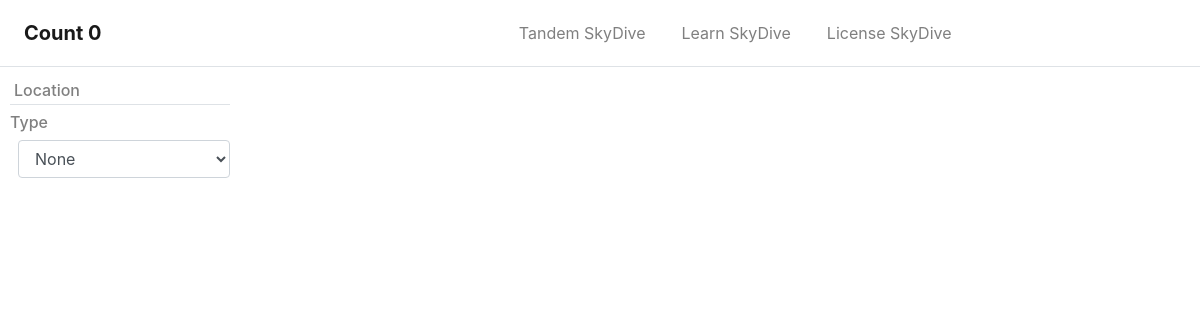
Page /skydive/search/Toronto on the earlier database version.
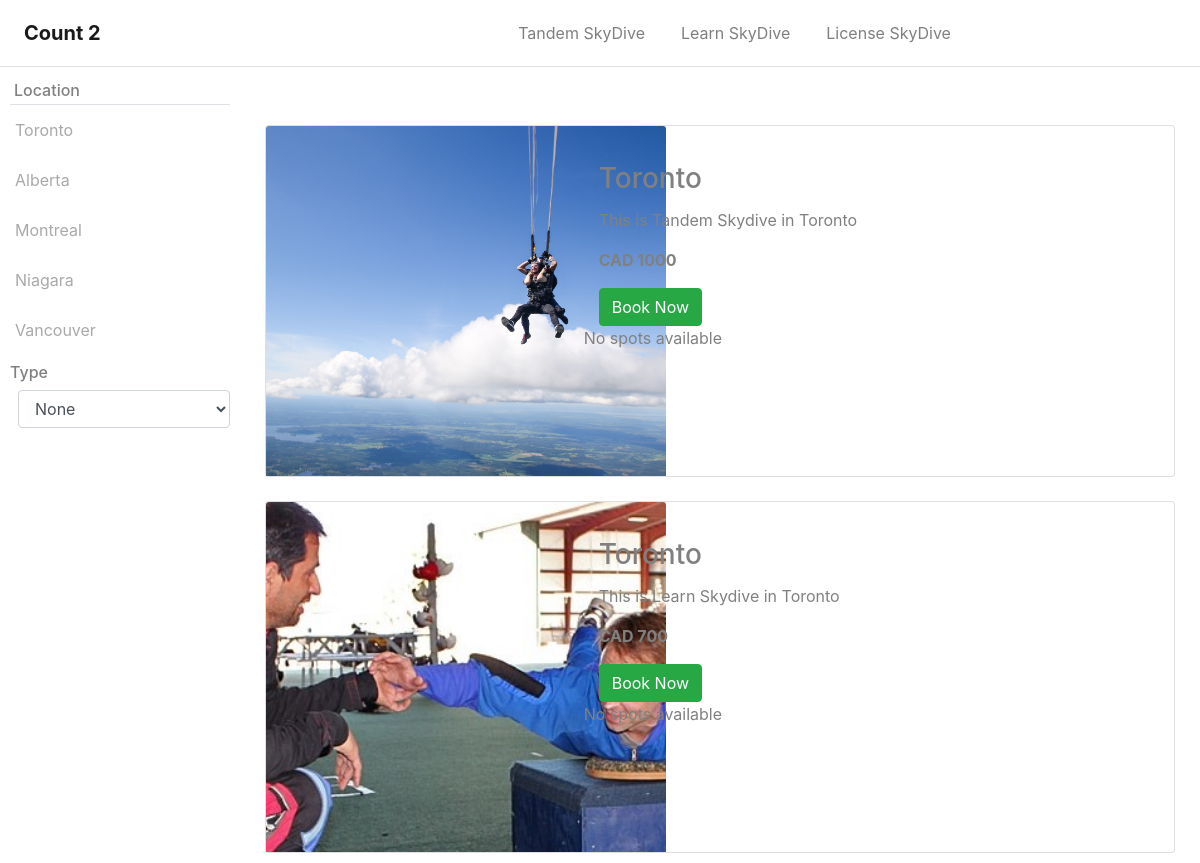
Same page on the later database version.
### skydive/models.py (models this page shows, shortened)
class Destination(models.Model):
    id = models.IntegerField(primary_key=True)
    province = models.CharField(max_length=20)
    img = models.ImageField(upload_to='pics')
    number = models.IntegerField(default=50)

class Destination_desc(models.Model):
    dest_id = models.AutoField(primary_key=True)
    province = models.CharField(max_length=20)
    price = models.IntegerField(default=2000)
    rating = models.IntegerField(default=5)
    desc = models.TextField()
    img_destin = models.ImageField(upload_to='pics')
    type_skydive = models.CharField(max_length=50, choices=SKYDIVE_TYPE)
    curr = models.CharField(max_length=10, choices=CURR_TYPE, default='cad')

### skydive/views.py (the view)
# urls.py: path('skydive/search/<str:destination>', views.search_loc, name='search_loc'),
def search_loc(request, destination):
    loc_desc_list = Destination_desc.objects.filter(province=destination)
    loc_list = Destination.objects.all()
    available_list = Reservation.objects.filter(destination__province=destination)
    return render(request, 'skydive/search.html', {'loc_desc_list': loc_desc_list, 'loc_list': loc_list,
                                                   'available_list': available_list, 'search_item': 'province'})

### skydive/templates/skydive/search.html (shortened to what this page needs)
    {% load static %}
    <!DOCTYPE html>
    <html lang="en">
    <head>
        <link rel="stylesheet" type="text/css" href="{% static 'styles/bootstrap4/bootstrap.min.css' %}">
        <link href="{% static 'plugins/font-awesome-4.7.0/css/font-awesome.min.css' %}" rel="stylesheet" type="text/css">
        <link rel="stylesheet" type="text/css" href="{% static 'plugins/OwlCarousel2-2.2.1/owl.carousel.css' %}">
        <link rel="stylesheet" type="text/css" href="{% static 'plugins/OwlCarousel2-2.2.1/owl.theme.default.css' %}">
        <link rel="stylesheet" type="text/css" href="{% static 'plugins/OwlCarousel2-2.2.1/animate.css' %}">
        <link rel="stylesheet" type="text/css" href="{% static 'styles/search.css' %}">
    </head>
    <body>
    <nav class="navbar navbar-expand-sm navbar-light bg-white border-bottom">
        <a class="navbar-brand ml-2 font-weight-bold" href="#">Count {{ loc_desc_list.count }} </a>
        <div class="collapse navbar-collapse" id="navbarColor">
            <ul class="navbar-nav">
                <li class="nav-item"><a class="nav-link" href="{% url 'skydive:type_skydive' 'tandemskydive' 1 %}">Tandem SkyDive</a> </li>
                <li class="nav-item"><a class="nav-link" href="{% url 'skydive:type_skydive' 'learnskydive' 2 %}">Learn SkyDive</a> </li>
                <li class="nav-item"><a class="nav-link" href="{% url 'skydive:type_skydive' 'licenseskydive' 3 %}">License SkyDive</a> </li>
            </ul>
        </div>
    </nav>
    <section id="sidebar">
        <div>
            <h6 class="p-1 border-bottom">Location</h6>
            {% for loc in loc_list %}
            <ul>
                <li><a href="{% url 'skydive:search_loc' loc.province %}">{{ loc.province }}</a></li>
            </ul>
            {% endfor %}
        </div>
        <div>
            <h6>Type</h6>
            <form action="{% url 'skydive:search' %}" class="ml-md-2" method="GET">
                <select name="price" class="form-control" onchange="this.form.submit()" >
                    <option value="1">None</option>
               </select>
            </form>
        </div>
    </section>
    <div id="products">
    <div class="container mt-5">
        {% for loc_desc in loc_desc_list %}
          <div class="card mt-4">
               <div class="row">
                     <div class="col-md-4">
                          <img src={{ loc_desc.img_destin.url }} class="card-img-top">
                     </div>
                     <div class="col-md-8">
                        <div class="card-body">
                            <h3 class="card-title mt-3"> {{ loc_desc.province }}</h3>
                            <p>{{ loc_desc.desc }} </p>
                            <p><b>{{ loc_desc.curr| upper }} {{ loc_desc.price }}</b></p>
                            <a href="{% url 'skydive:booking' loc_desc.dest_id %}"><button class="btn btn-success">Book Now</button></a>
                            <div class="row">
                                {% if available_list.spots_free > 0 %}
                                    <div class="cell">
                                       <p> Available</p>
                                    </div>
                                 {% else %}
                                    <div class="cell">
                                       <p> No spots available</p>
                                    </div>
                                {% endif %}
                            </div>
                        </div>
                     </div>
            </div>
        </div>
        {% endfor %}
       </div>
    </div>
    </body>
    </html>

### static/styles/search.css (style rules this page uses)
* { box-sizing: border-box; }
body { color: grey; }
#sidebar { width: 20%; padding: 10px; margin: 0; float: left; }
#products { width: 80%; padding: 10px; margin: 0; float: right; }
ul { list-style: none; padding: 5px; }
li a { color: darkgray; text-decoration: none; }
@media (min-width:991px) { .navbar-nav { margin-left: 35%; } }
@media (min-width:991px) { .nav-item { padding-left: 20px; } }
@media (min-width:991px) { .card-img-top { width: 400px; height: 350px; object-fit: cover; } }

Differences in the rows shown:
added Destination: province "Toronto"
added Destination: province "Alberta"
added Destination: province "Montreal"
added Destination: province "Niagara"
added Destination: province "Vancouver"
added Destination_desc: img_destin (picture), province "Toronto", desc "This is Tandem Skydive in Toronto", curr "CAD", price "1000"
added Destination_desc: img_destin (picture), province "Toronto", desc "This is Learn Skydive in Toronto", curr "CAD", price "700"
Other differences:
{{ loc_desc_list.count }}: "0" → "2"
